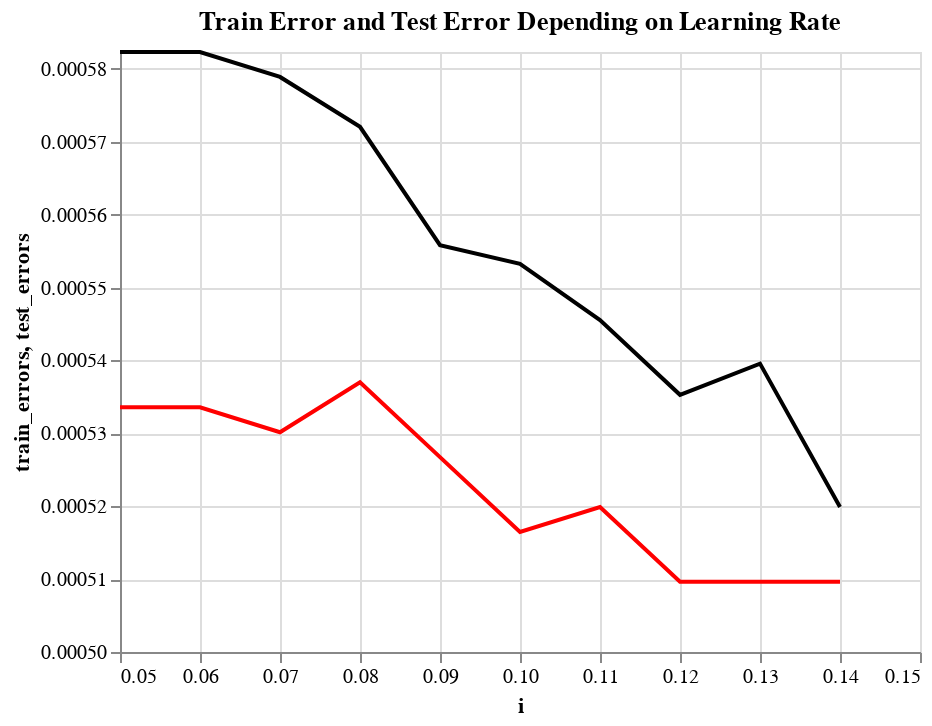

Notebook code for this chart:
### Code cell
import altair as alt

c1 = alt.Chart(answer).mark_line(color='black').encode(
    x='i',
    y=alt.Y('train_errors', scale=alt.Scale(domain=[0.0005, max(answer['train_errors'])]))
)


c2 = alt.Chart(answer).mark_line(color='red').encode(
    x='i',
    y=alt.Y('test_errors', scale=alt.Scale(domain=[0.0005, max(answer['test_errors'])])),
    tooltip='i'
).properties(
    title='Train Error and Test Error Depending on Learning Rate'
)


final_chart = c1 + c2
final_chart

### Figure 1 — Vega-Lite specification as saved in the notebook (floating-point values rounded to 4 significant figures)
{"config": {"view": {"continuousWidth": 400, "continuousHeight": 300}}, "layer": [{"mark": {"type": "line", "color": "black"}, "encoding": {"x": {"field": "i", "type": "quantitative"}, "y": {"field": "train_errors", "scale": {"domain": [0.0005, 0.0005823]}, "type": "quantitative"}}}, {"mark": {"type": "line", "color": "red"}, "encoding": {"tooltip": {"field": "i", "type": "quantitative"}, "x": {"field": "i", "type": "quantitative"}, "y": {"field": "test_errors", "scale": {"domain": [0.0005, 0.000537]}, "type": "quantitative"}}, "title": "Train Error and Test Error Depending on Learning Rate"}], "data": {"name": "data-05b2e2bfeb9829f1955b5adba17a86c7"}, "$schema": "https://vega.github.io/schema/vega-lite/v4.17.0.json", "datasets": {"data-05b2e2bfeb9829f1955b5adba17a86c7": [{"i": 0.05, "train_errors": 0.0005823, "test_errors": 0.0005336}, {"i": 0.06, "train_errors": 0.0005823, "test_errors": 0.0005336}, {"i": 0.07, "train_errors": 0.0005789, "test_errors": 0.0005302}, {"i": 0.08, "train_errors": 0.0005721, "test_errors": 0.000537}, {"i": 0.09, "train_errors": 0.0005558, "test_errors": 0.0005267}, {"i": 0.1, "train_errors": 0.0005532, "test_errors": 0.0005165}, {"i": 0.11, "train_errors": 0.0005455, "test_errors": 0.0005199}, {"i": 0.12, "train_errors": 0.0005353, "test_errors": 0.0005096}, {"i": 0.13, "train_errors": 0.0005396, "test_errors": 0.0005096}, {"i": 0.14, "train_errors": 0.0005199, "test_errors": 0.0005096}]}}
